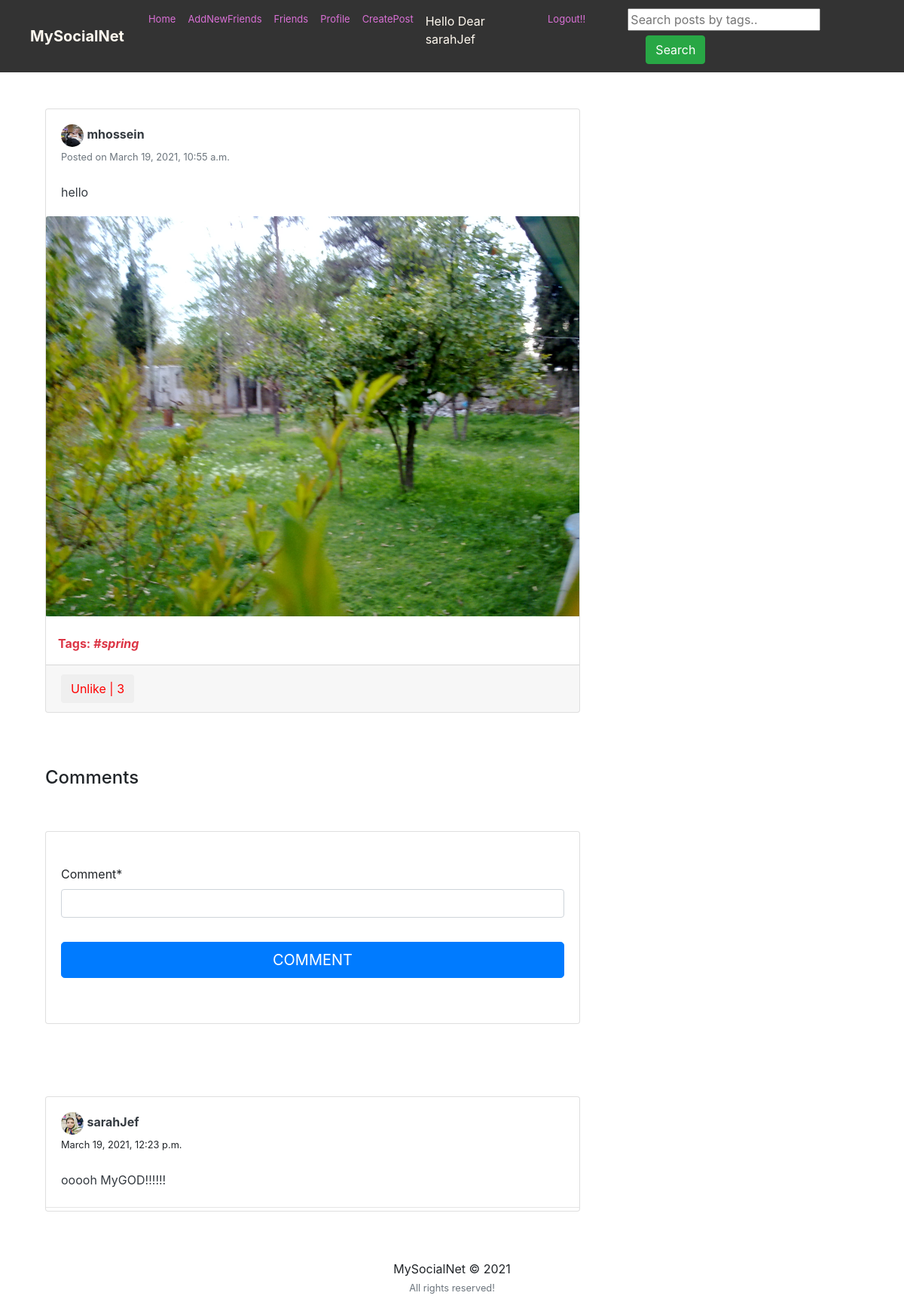
Screenshot of /postt/post/1/ (signed in) with the database file from the repository.
### feed/models.py (models this page shows, shortened)
class Post(models.Model):
    description = models.CharField(max_length=255, blank=True)
    pic = models.ImageField(upload_to='path/to/img')
    date_posted = models.DateTimeField(default=timezone.now)
    user_name = models.ForeignKey(User, on_delete=models.CASCADE)
    tags = models.CharField(max_length=100, blank=True)

class Comments(models.Model):
    post = models.ForeignKey(Post, related_name='details', on_delete=models.CASCADE)
    username = models.ForeignKey(User, related_name='details', on_delete=models.CASCADE)
    comment = models.CharField(max_length=255)
    comment_date = models.DateTimeField(default=timezone.now)

### users/models.py (models this page shows, shortened)
class Profile(models.Model):
    user = models.OneToOneField(User, on_delete=models.CASCADE)
    image = models.ImageField(default='default.png', upload_to='profile_pics')
    slug = AutoSlugField(populate_from='user')
    bio = models.CharField(max_length=255, blank=True)
    friends = models.ManyToManyField("Profile", blank=True)
    def get_absolute_url(self):
        return "/users/{}".format(self.slug)

### feed/views.py (the view)
# urls.py: path('post/<int:pk>/', views.post_detail, name='post-detail'),
@login_required
def post_detail(request, pk):
    post = get_object_or_404(Post, pk=pk)
    user = request.user
    is_liked = Like.objects.filter(user=user, post=post)
    if request.method == 'POST':
        form = NewCommentForm(request.POST)
        if form.is_valid():
            data = form.save(commit=False)
            data.post = post
            data.username = user
            data.save()
            return redirect('post-detail', pk=pk)
    else:
        form = NewCommentForm()
    return render(request, 'feed/post_detail.html', {'post': post, 'is_liked': is_liked, 'form': form})

### feed/forms.py
class NewCommentForm(forms.ModelForm):
    class Meta:
        model = Comments
        fields = ['comment']

### feed/templates/feed/post_detail.html (shortened to what this page needs)
{% extends "feed/layout.html" %}
{% load static %}
{% load crispy_forms_tags %}
{% block searchform %}
<form class="form-inline my-2 my-lg-0 ml-5" action="{% url 'search_posts' %}" method="get">
  <input name="p" type="text" placeholder="Search posts by tags..">
  <button class="btn btn-success my-2 my-sm-0 ml-4" type="submit">Search</button>
</form>
{% endblock searchform %}
{% block content %}
    <div class="container">
        <div class="row">
          <div class="col-md-8">
            <div class="card card-signin my-5">
              <div class="card-body">
                <a href="{{ post.user_name.profile.get_absolute_url }}"><img src="{{ post.user_name.profile.image.url }}" class="rounded-circle" width="30" height="30" alt=""></a>
                <a class="text-dark" href="{{ post.user_name.profile.get_absolute_url }}"><b>{{ post.user_name }}</b></a>
                <br><small class="text-muted">Posted on {{ post.date_posted }}</small>
                <br><br>
                <p class="card-text text-dark">{{ post.description }}</p>
              </div>
              <a href="{{ post.pic.url }}"><img class="card-img-top" src="{{ post.pic.url }}" alt=""></a>
              {% if post.tags %}
              <br><p class="text-danger ml-3"><b>Tags: <i>{{ post.tags }}</i></b></p>
              {% endif %}
              <div class="card-footer">
                <button class="btn btn-white mr-3 like" id="{{ post.id }}">
                    {% if is_liked %}
                        <a href="{% url 'post-like' %}" style="color:red;" id="likebtn{{ post.id }}"> Unlike | {{post.likes.count}}</a>
                    {% else %}
                        <a href="{% url 'post-like' %}" style="color:green;" id="likebtn{{ post.id }}"> Like | {{post.likes.count}}</a>
                    {% endif %}
                </button>
              </div>
            </div>
           </div>
        </div>
        <br>
        <h4>Comments</h4>
        <div class="row">
            <div class="col-md-8">
                <div class="card card-signin my-5">
                    <div class="card-body">
                        <form class="form-signin" method = "POST">
                            <fieldset class="form-group"><br>
                                {{ form|crispy }}
                            </fieldset>
                            <div class="form-group">
                                <button class="btn btn-lg btn-primary btn-block text-uppercase" type="submit">Comment</button><br>
                            </div>
                    </div>
                </div>
            </div>
        </div>
        <div class="row">
            <div class="col-md-8">
                {% if post.details.all %}
                <div class="card card-signin my-5">
                {% for detail in post.details.all %}
                    <div class="card-body">
                        <a href="{{ detail.username.profile.get_absolute_url }}">
                            <img src="{{ detail.username.profile.image.url }}" class="rounded-circle" width="30" height="30" alt="">
                        </a>
                        <a class="text-dark" href="{{ detail.username.profile.get_absolute_url }}"><b>{{ detail.username }}</b></a>
                        <br><small>{{ detail.comment_date }}</small><br><br>
                        <p class="card-text text-dark">{{ detail.comment }}</p>
                    </div>
                    <hr class="my-1">
                {% endfor %}
                </div>
                {% else %}
                    <p>No comments to show!</p>
                {% endif %}
            </div>
        </div>
    </div>
{% endblock content %}

### feed/templates/feed/layout.html (shortened to what this page needs)
{% load static %}
<!DOCTYPE html>
<html>
<head>
    <link rel="stylesheet" href="https://maxcdn.bootstrapcdn.com/bootstrap/4.0.0/css/bootstrap.min.css">
    <link rel="stylesheet" type="text/css" href="https://storage.googleapis.com/bytewalk/profilepage.css">
    <link rel="stylesheet" type="text/css" href="https://storage.googleapis.com/bytewalk/styles.css">
</head>
<body>
    <nav  style=" background-color:#333333" class="navbar navbar-expand-lg navbar-dark  sticky-top">
      <a class="navbar-brand ml-4 mr-4"style="color: #fff9ef" href="{% url 'home' %}"><b>MySocialNet</b></a>
      <div >
        <div class="navbar-nav">
          <a class="nav-item nav-link" href="{% url 'home' %}"  style="color: orchid;font-size: small">Home</a>
          <a class="nav-item nav-link" href="{% url 'users_list' %}"  style="color: orchid;font-size: small">AddNewFriends</a>
          {% if user.is_authenticated %}
            <a class="nav-item nav-link" href="{% url 'friend_list' %}"  style="color: orchid;font-size: small">Friends</a>
            <a class="nav-item nav-link" href="{% url 'my_profile' %}"  style="color: orchid;font-size: small">Profile</a>
            <a class="nav-item nav-link" href="{% url 'post-create' %}"  style="color: orchid;font-size: small">CreatePost</a>
               <p class="nav-item nav-link" href="{% url 'my_profile' %}"  style="color: #fff9ef">Hello Dear  {{ user.username }}</p>
                <a class="nav-item nav-link  "  href="{% url 'logout' %}"   style="color: orchid;font-size: small">Logout!!</a>
          {% else %}
            <a class="nav-item nav-link " href="{% url 'login' %}"  style="color: snow;font-size: small">Login</a>
            <a class="nav-item nav-link " href="{% url 'register' %} "  style="color: snow;font-size: small">Register</a>
          {% endif %}
            {% block searchform %}{% endblock searchform %}
        </div>
      </div>
    </nav>
    <div class="container">
    {% block content %}{% endblock content %}
    </div>
    <footer class="page-footer font-small black">
      <div class="footer-copyright text-center py-3">MySocialNet © 2021
      <br><small class="text-muted">All rights reserved!</small>
    </div>
    </footer>
</body>
</html>

### rows the page displays
Post: user_name.profile.image (picture), user_name "mhossein", date_posted "March 19, 2021, 10:55 a.m.", description "hello", pic (picture), tags "#spring", likes.count "3"
Comments: username.profile.image (picture), username "sarahJef", comment_date "March 19, 2021, 12:23 p.m.", comment "ooooh MyGOD!!!!!!"

### other values shown
{{ user.username }} "sarahJef"
